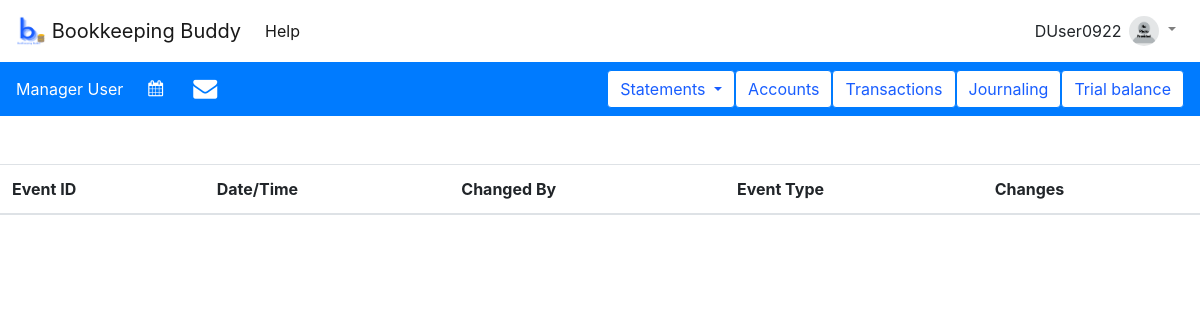
Page /fin_accts/view_logs/1001 (signed in) on the earlier database version.
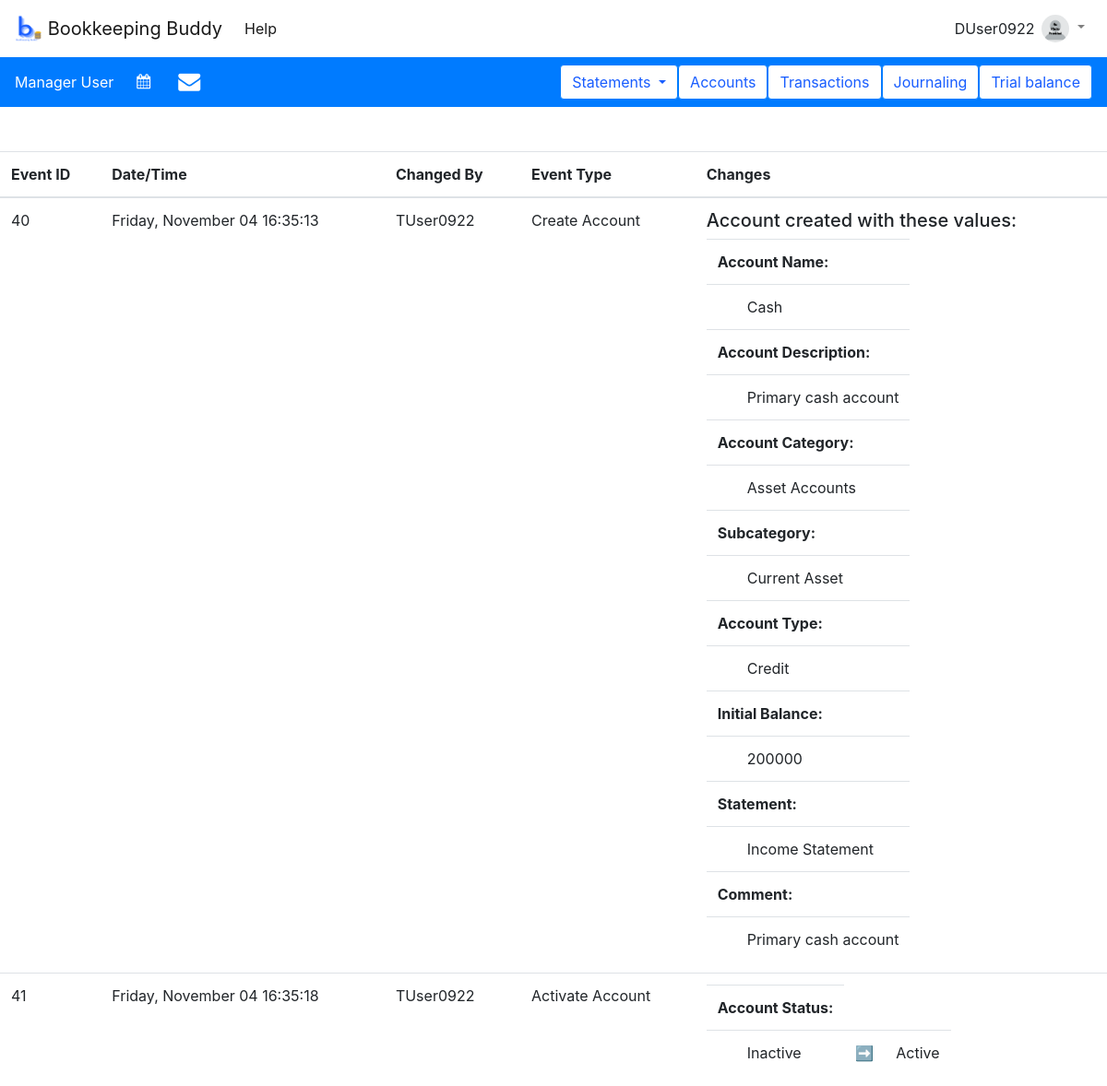
Same page on the later database version.
### tables this page shows
CREATE TABLE users (
  username TEXT PRIMARY KEY UNIQUE,
  email_address TEXT NOT NULL,
  first_name TEXT NOT NULL,
  last_name TEXT NOT NULL,
  active INTEGER NOT NULL,
  role INTEGER NOT NULL,
  picture BLOB,
  password TEXT NOT NULL,
  address TEXT NOT NULL,
  DOB TEXT NOT NULL,
  old_passwords TEXT NOT NULL,
  password_refresh_date TEXT NOT NULL,
  incorrect_login_attempts INTEGER NOT NULL,
  suspend_start_date TEXT,
  suspend_end_date TEXT,
  creation_date TEXT NOT NULL,
  first_pet TEXT NOT NULL,
  city_born TEXT NOT NULL,
  year_graduated_hs INTEGER NOT NULL
);

CREATE TABLE events (
    /* Unique identifier for each event logged */
    event_id INTEGER PRIMARY KEY AUTOINCREMENT UNIQUE,
    /* Account associated with the change */
    account INTEGER NOT NULL REFERENCES accounts(acct_num),
    /* User who made the change */
    user_id TEXT NOT NULL REFERENCES users(username),
    /* date and time when the change was committed */
    timestamp TEXT NOT NULL,
    /* JSON object of all account values before change */
    before_values TEXT,
    /* JSON object of all account values after change */
    after_values TEXT NOT NULL,
    /* Type of edit to the table (New account, deactivate, edit, etc.) */
    edit_type INTEGER NOT NULL
);

CREATE TABLE acct_categories (
    /* name of this category */
    name TEXT NOT NULL,
    /* unique identifier for this category */
    number INTEGER PRIMARY KEY UNIQUE
);

CREATE TABLE subcategories (
    /* Unique ID for this subcategory */
    id_num INTEGER PRIMARY KEY AUTOINCREMENT UNIQUE,
    /* Which category does this subcategory belong to? */
    category INTEGER REFERENCES acct_categories(number),
    /* Name of this subcategory */
    name TEXT NOT NULL
);

CREATE TABLE statements(
    /* unique identifier for this statement */
    number INTEGER PRIMARY KEY UNIQUE,
    /* name of this statement */
    name TEXT NOT NULL
);

### appl_domain/fin_accts.py (the view)
@bp.route('/view_logs/<account_num>', methods=('GET',))
@bp.route('/view_logs', methods=('GET',))
@login_required
def view_logs(account_num=None):
    db = get_db()
    if account_num is not None:
        events = db.execute(
            "SELECT * FROM events WHERE account = ?", (account_num,)
        ).fetchall()
    else:
        events = db.execute(
            "SELECT * FROM events"
        ).fetchall()
    events2 = []
    for event in events:
        temp_dict = {}
        temp_dict['event_id'] = event[0]
        temp_dict["event_id"] = event[0]
        temp_dict["account"] = event[1]
        temp_dict["user_id"] = event[2]
        temp_dict["timestamp"] = datetime.fromisoformat(event[3]).strftime("%A, %B %d %X")
        temp_dict["edit_type"] = event[6]
        if (event[4] is None) or (event[4] in ('Active', 'Inactive')):
            temp_dict['before_values'] = event[4]
        else:
            temp_dict['before_values'] = json.loads(event[4])
        if event[5] in ('Active', 'Inactive'):
            temp_dict['after_values'] = event[5]
        else:
            temp_dict['after_values'] = json.loads(event[5])
        events2.append(temp_dict)
    categories = db.execute("SELECT * FROM acct_categories").fetchall()
    cat_dict = {}
    for count, category in enumerate(categories, start=1):
        cat_dict[count] = category['name']
    subcategories = db.execute("SELECT * FROM subcategories").fetchall()
    subcat_dict = {}
    for count, subcategory in enumerate(subcategories, start=1):
        subcat_dict[count] = subcategory['name']
    statements = db.execute("SELECT * FROM statements").fetchall()
    statements_dict = {}
    for count, statement in enumerate(statements, start=1):
        statements_dict[count] = statement['name']
    return render_template('fin_accts/view_logs.html',
                           events=events2,
                           account_num=account_num,
                           categories=cat_dict,
                           subcategories=subcat_dict,
                           statements=statements_dict)

### appl_domain/auth.py (called while the page is built)
def login_required(view):
    @functools.wraps(view)
    def wrapped_view(**kwargs):
        if g.user is None:
            return redirect(url_for('auth.login'))
        return view(**kwargs)
    return wrapped_view

@bp.before_app_request
def load_logged_in_user():
    username = session.get('username')
    if username is None:
        g.user = None
    else:
        g.user = get_db().execute(
            "SELECT * FROM users WHERE username = ?", (username,)
        ).fetchone()

### appl_domain/db.py (called while the page is built)
def get_db():
    if 'db' not in g:
        g.db = sqlite3.connect(
            current_app.config['DATABASE'],
            detect_types=sqlite3.PARSE_DECLTYPES
        )
        g.db.row_factory = sqlite3.Row
    return g.db

### appl_domain/templates/fin_accts/view_logs.html (shortened to what this page needs)
{% extends 'base.html' %}
{% block content %}
    <header style="color: white; font-size: xx-large; font-weight: bold">
    </header>
    <table class="table">
        <thead>
            <th>Event ID</th>
            <th>Date/Time</th>
            <th>Changed By</th>
            <th>Event Type</th>
            <th>Changes</th>
        </thead>
            {% for event in events %}
                <tr class="table">
                    <td>{{ event['event_id'] }}</td>
                    <td>{{ event['timestamp'] }}</td>
                    <td>{{ event['user_id'] }}</td>
                    <td>
                        {% if event['edit_type'] == 1 %}
                            Create Account
                        {% elif event['edit_type'] == 2 %}
                            Edit Account
                        {% elif event['edit_type'] == 3 %}
                            Deactivate Account
                        {% elif event['edit_type'] == 4 %}
                            Activate Account
                        {% else %}
                            Other
                        {% endif %}
                    </td>
                    <td>
                        {% if event['edit_type'] == 1 %}
                            <table>
                                <h5>Account created with these values:</h5>
                                <tr><th>Account Name:</th></tr>
                                <tr><td style="text-indent: 2em">{{ event['after_values'][0] }}</td></tr>
                                <tr><th>Account Description:</th></tr>
                                <tr><td style="text-indent: 2em">{{ event['after_values'][1] }}</td></tr>
                                <tr><th>Account Category:</th></tr>
                                <tr><td style="text-indent: 2em">{{ categories[event['after_values'][2]] }}</td></tr>
                                <tr><th>Subcategory:</th></tr>
                                <tr><td style="text-indent: 2em">{{ subcategories[event['after_values'][3]] }}</td></tr>
                                <tr><th>Account Type:</th></tr>
                                <tr><td style="text-indent: 2em">
                                    {% if event['before_values'][4] == 1 %}
                                        Debit
                                    {% else %}
                                        Credit
                                    {% endif %}
                                </td></tr>
                                <tr><th>Initial Balance:</th></tr>
                                <tr><td style="text-indent: 2em">{{ event['after_values'][5] }}</td></tr>
                                <tr><th>Statement:</th></tr>
                                <tr><td style="text-indent: 2em">{{ statements[event['after_values'][9]] }}</td></tr>
                                <tr><th>Comment:</th></tr>
                                <tr><td style="text-indent: 2em">{{ event['after_values'][10] }}</td></tr>
                            </table>
                        {% elif (event['edit_type'] == 3) or (event['edit_type'] == 4) %}
                            <table>
                                <tr><th>Account Status:</th></tr>
                                <tr><td style="text-indent: 2em">{{ event['before_values'] }}</td><td>➡</td><td>{{ event['after_values'] }}</td></tr>
                            </table>
                        {% endif %}
                    </td>
                </tr>
        {% endfor %}
    </table>
{% endblock %}

### appl_domain/templates/base.html (shortened to what this page needs)
<!DOCTYPE html>
<html lang="en" xmlns="http://www.w3.org/1999/html" xmlns="http://www.w3.org/1999/html">
  <head>
     <link rel="stylesheet" href="{{url_for('static', filename = 'index.css') }}"/>
      <link rel="stylesheet" href="{{url_for('static', filename = 'datatable.css') }}"/>
      <link rel="stylesheet" href="{{url_for('static', filename = 'dateTime.css') }}"/>
    <link rel="stylesheet" href="https://cdn.jsdelivr.net/npm/bootstrap@4.5.3/dist/css/bootstrap.min.css">
       <link rel="stylesheet" href="https://cdnjs.cloudflare.com/ajax/libs/bootstrap-datepicker/1.9.0/css/bootstrap-datepicker.min.css" />
    <link rel="stylesheet" href="https://cdnjs.cloudflare.com/ajax/libs/font-awesome/4.7.0/css/font-awesome.min.css" />
          <link rel = "stylesheet" href = "https://cdn.datatables.net/fixedheader/3.2.3/css/fixedHeader.dataTables.min.css">
  </head>
<body>
<nav class="navbar sticky-top navbar-expand-lg navbar-light bg-white" style="position: relative; z-index: 999; overflow: visible">
    <a class="navbar-brand" href = {{ url_for('mainpage') }} > <img src="{{ url_for('static', filename='logo_cropped.png') }}" width="30" height="30" class="d-inline-block align-top" alt="Site logo">
        Bookkeeping Buddy
    </a>
    {%  if g.user %}
        <div class="collapse navbar-collapse" id="navbarSupportedContent">
            <ul class="navbar-nav mr-auto">
                <li class="nav-item active">
                    <a class="nav-link" href="{{ url_for('auth.help') }}">Help</a>
                </li>
            </ul>
            <div id="username" >{{ g.user['username'] }}</div>
            <ul class="navbar-nav mr-right">
                <li class="nav-item dropdown" style="position: relative; z-index: 999; overflow: visible">
                    {% if g.user['picture'] %}
                        <a class="nav-link dropdown-toggle" href="#" id="navbarDropdown" role="button" data-toggle="dropdown" aria-haspopup="true" aria-expanded="false">
                            <img class = "rounded-circle" width="30" height="30" alt="User's profile picture"/>
                        </a>
                        <div class="dropdown-menu dropdown-menu-right" aria-labelledby="navbarDropdown">
                            <a class="dropdown-item" href="{{ url_for('auth.my_account') }}">My Account</a>
                            <a class="dropdown-item" href="{{ url_for('auth.manage_users')}}" >Manage Users</a>
                            <div class="dropdown-divider"></div>
                            <a class="dropdown-item" href="{{ url_for('auth.logout') }}">Log Out</a>
                        </div>
                    {% else %}
                        <a class="nav-link dropdown-toggle" href="#" id="navbarDropdown" role="button" data-toggle="dropdown" aria-haspopup="true" aria-expanded="false">
                            <img src="{{ url_for('static', filename='no_photo.png') }}" class = "rounded-circle" width="30" height="30" alt="Placeholder profile picture"/>
                        </a>
                    {% endif %}
                </li>
            </ul>
        </div>
    {% endif %}
</nav>
{%  if g.user %}
    <nav class="navbar navbar-expand-lg navbar-light bg-primary">
        <div id="fullname" style="text-align: left; margin-right: 5vh; color: white">{{ g.user['first_name'] }} {{ g.user['last_name'] }}</div>
  <div class="collapse navbar-collapse" id="navbarSupportedContent1">
    <ul class="navbar-nav mr-auto">
      <li class="nav-item active">
          <form  class="form-inline">
        <div class = "row form-group">
               <div>
                   <i id = "datepicker" class = "fa fa-calendar" style="color: white"></i>
               </div>
                        </div>
      </li>
        <li class="nav-item active">
                        <div >
                            <a href={{ url_for('fin_accts.email') }}><i class="fa fa-envelope" style="font-size:24px; color:white; padding-left:30px"></i></a>
                        </div>
        </li>
    </ul>
    <form class="form-inline my-2 my-lg-0">
       <div class="dropdown">
              <button  data-placement="top" title="Create and view financial account statements" class="btn btn-primary dropdown-toggle" type="button" data-toggle="dropdown" style="background-color: white; color: #185DFF">Statements
              </button>
            </div>
 <button type="button" class="btn btn-outline-primary" data-toggle="tooltip" data-placement="top" title="View chart of accounts or create a new account" style = "background-color: white; color: #185DFF"  onclick="window.location.href='{{ url_for('fin_accts.view_accounts')}}'">Accounts</button>
        <button type="button" class="btn btn-outline-primary" data-toggle="tooltip" data-placement="top" title="View transactions or create a new transaction" style = "background-color: white; color: #185DFF" >Transactions</button>
        <button type="button" class="btn btn-outline-primary" style = "background-color: white; color: #185DFF" data-toggle="tooltip" data-placement="top" title="Create and view journal entries" onclick="window.location.href='{{ url_for('journaling.journal') }}'">Journaling</button>
        <button type="button" class="btn btn-outline-primary" style = "background-color: white; color: #185DFF" data-toggle="tooltip" data-placement="top" title="Create a trial balance">Trial balance</button>
    </form>
  </div>
</nav>
{% endif %}
</body>
<section class="content">
    {% block content %}{% endblock %}
</section>
</html>

### appl_domain/static/index.css (style rules this page uses)
body { background-image: url("backgroundbb.jpg"); background-repeat: no-repeat; background-attachment: fixed; background-size: cover; background-color: #CFCFCF; height: 500px; background-position: center center; position: relative; }
.table { background-color: white; }

### appl_domain/templates/base.html (style rules this page uses)
* { margin: 0; padding: 0; }

Differences in the rows shown:
added events: event_id "40", timestamp "Friday, November 04 16:35:13", user_id "TUser0922", edit_type "Create Account", event "Cash", event "Primary cash account", shows "Credit", event "200000"
now on this page (row unchanged): acct_categories: name "Asset Accounts"
now on this page (row unchanged): subcategories: name "Current Asset"
now on this page (row unchanged): statements: name "Income Statement"
added events: event_id "41", timestamp "Friday, November 04 16:35:18", user_id "TUser0922", edit_type "Activate Account", before_values "Inactive", after_values "Active"
